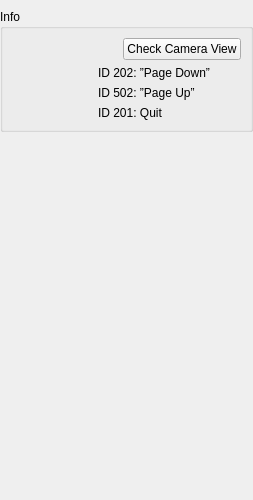
<?xml version="1.0" encoding="UTF-8"?>
<ui version="4.0">
 <class>MainWindow</class>
 <widget class="QMainWindow" name="MainWindow">
  <property name="geometry">
   <rect>
    <x>0</x>
    <y>0</y>
    <width>253</width>
    <height>500</height>
   </rect>
  </property>
  <property name="minimumSize">
   <size>
    <width>253</width>
    <height>500</height>
   </size>
  </property>
  <property name="maximumSize">
   <size>
    <width>253</width>
    <height>500</height>
   </size>
  </property>
  <property name="windowTitle">
   <string>Remote Control</string>
  </property>
  <property name="windowIcon">
   <iconset>
    <normaloff>:/Images/Images/pivot.png</normaloff>:/Images/Images/pivot.png</iconset>
  </property>
  <widget class="QWidget" name="centralwidget">
   <widget class="QWidget" name="">
    <property name="geometry">
     <rect>
      <x>0</x>
      <y>9</y>
      <width>253</width>
      <height>484</height>
     </rect>
    </property>
    <layout class="QVBoxLayout" name="verticalLayout_4">
     <item>
      <widget class="QGroupBox" name="groupBox">
       <property name="title">
        <string>Info</string>
       </property>
       <property name="checkable">
        <bool>false</bool>
       </property>
       <layout class="QVBoxLayout" name="verticalLayout_3">
        <item>
         <layout class="QHBoxLayout" name="horizontalLayout_3">
          <item>
           <spacer name="horizontalSpacer">
            <property name="orientation">
             <enum>Qt::Horizontal</enum>
            </property>
            <property name="sizeHint" stdset="0">
             <size>
              <width>40</width>
              <height>20</height>
             </size>
            </property>
           </spacer>
          </item>
          <item>
           <widget class="QPushButton" name="CheckPositionButton">
            <property name="text">
             <string>Check Camera View</string>
            </property>
           </widget>
          </item>
         </layout>
        </item>
        <item>
         <layout class="QVBoxLayout" name="markers">
          <item>
           <layout class="QHBoxLayout" name="line3">
            <item>
             <widget class="QLabel" name="id202">
              <property name="maximumSize">
               <size>
                <width>80</width>
                <height>80</height>
               </size>
              </property>
              <property name="text">
               <string/>
              </property>
              <property name="pixmap">
               <pixmap resource="RemoteControl.qrc">:/Images/Images/202.png</pixmap>
              </property>
              <property name="scaledContents">
               <bool>true</bool>
              </property>
             </widget>
            </item>
            <item>
             <widget class="QLabel" name="txt202">
              <property name="text">
               <string>ID 202: ”Page Down”</string>
              </property>
             </widget>
            </item>
           </layout>
          </item>
          <item>
           <layout class="QHBoxLayout" name="line1">
            <item>
             <widget class="QLabel" name="id502">
              <property name="maximumSize">
               <size>
                <width>80</width>
                <height>80</height>
               </size>
              </property>
              <property name="text">
               <string/>
              </property>
              <property name="pixmap">
               <pixmap resource="RemoteControl.qrc">:/Images/Images/502.png</pixmap>
              </property>
              <property name="scaledContents">
               <bool>true</bool>
              </property>
             </widget>
            </item>
            <item>
             <widget class="QLabel" name="txt502">
              <property name="text">
               <string>ID 502: ”Page Up”</string>
              </property>
             </widget>
            </item>
           </layout>
          </item>
          <item>
           <layout class="QHBoxLayout" name="line2">
            <item>
             <widget class="QLabel" name="id201">
              <property name="maximumSize">
               <size>
                <width>80</width>
                <height>80</height>
               </size>
              </property>
              <property name="text">
               <string/>
              </property>
              <property name="pixmap">
               <pixmap resource="RemoteControl.qrc">:/Images/Images/201.png</pixmap>
              </property>
              <property name="scaledContents">
               <bool>true</bool>
              </property>
             </widget>
            </item>
            <item>
             <widget class="QLabel" name="txt201">
              <property name="text">
               <string>ID 201: Quit</string>
              </property>
             </widget>
            </item>
           </layout>
          </item>
         </layout>
        </item>
       </layout>
      </widget>
     </item>
     <item>
      <layout class="QHBoxLayout" name="horizontalLayout_5"/>
     </item>
     <item>
      <layout class="QHBoxLayout" name="horizontalLayout_6">
       <item>
        <layout class="QVBoxLayout" name="verticalLayout_6">
         <item>
          <spacer name="verticalSpacer">
           <property name="orientation">
            <enum>Qt::Vertical</enum>
           </property>
           <property name="sizeHint" stdset="0">
            <size>
             <width>20</width>
             <height>40</height>
            </size>
           </property>
          </spacer>
         </item>
         <item>
          <widget class="QPushButton" name="QuitPushButton">
           <property name="minimumSize">
            <size>
             <width>50</width>
             <height>50</height>
            </size>
           </property>
           <property name="maximumSize">
            <size>
             <width>40</width>
             <height>40</height>
            </size>
           </property>
           <property name="text">
            <string/>
           </property>
           <property name="icon">
            <iconset resource="RemoteControl.qrc">
             <normaloff>:/Images/Images/ButtonQuit.png</normaloff>:/Images/Images/ButtonQuit.png</iconset>
           </property>
           <property name="iconSize">
            <size>
             <width>50</width>
             <height>50</height>
            </size>
           </property>
           <property name="shortcut">
            <string>Q</string>
           </property>
           <property name="flat">
            <bool>true</bool>
           </property>
          </widget>
         </item>
        </layout>
       </item>
       <item>
        <layout class="QVBoxLayout" name="verticalLayout_8">
         <item>
          <widget class="QLabel" name="logoLabel">
           <property name="text">
            <string/>
           </property>
           <property name="pixmap">
            <pixmap resource="RemoteControl.qrc">:/Images/Images/SZI_V_cmyk.png</pixmap>
           </property>
           <property name="alignment">
            <set>Qt::AlignCenter</set>
           </property>
          </widget>
         </item>
        </layout>
       </item>
       <item>
        <layout class="QVBoxLayout" name="verticalLayout_7">
         <item>
          <spacer name="verticalSpacer_2">
           <property name="orientation">
            <enum>Qt::Vertical</enum>
           </property>
           <property name="sizeHint" stdset="0">
            <size>
             <width>20</width>
             <height>40</height>
            </size>
           </property>
          </spacer>
         </item>
         <item>
          <widget class="QPushButton" name="helpButton">
           <property name="maximumSize">
            <size>
             <width>40</width>
             <height>40</height>
            </size>
           </property>
           <property name="text">
            <string/>
           </property>
           <property name="icon">
            <iconset resource="RemoteControl.qrc">
             <normaloff>:/Images/Images/help.png</normaloff>:/Images/Images/help.png</iconset>
           </property>
           <property name="iconSize">
            <size>
             <width>40</width>
             <height>40</height>
            </size>
           </property>
           <property name="shortcut">
            <string>H</string>
           </property>
           <property name="flat">
            <bool>true</bool>
           </property>
          </widget>
         </item>
        </layout>
       </item>
      </layout>
     </item>
    </layout>
   </widget>
  </widget>
 </widget>
 <resources>
  <include location="RemoteControl.qrc"/>
 </resources>
 <connections/>
</ui>
